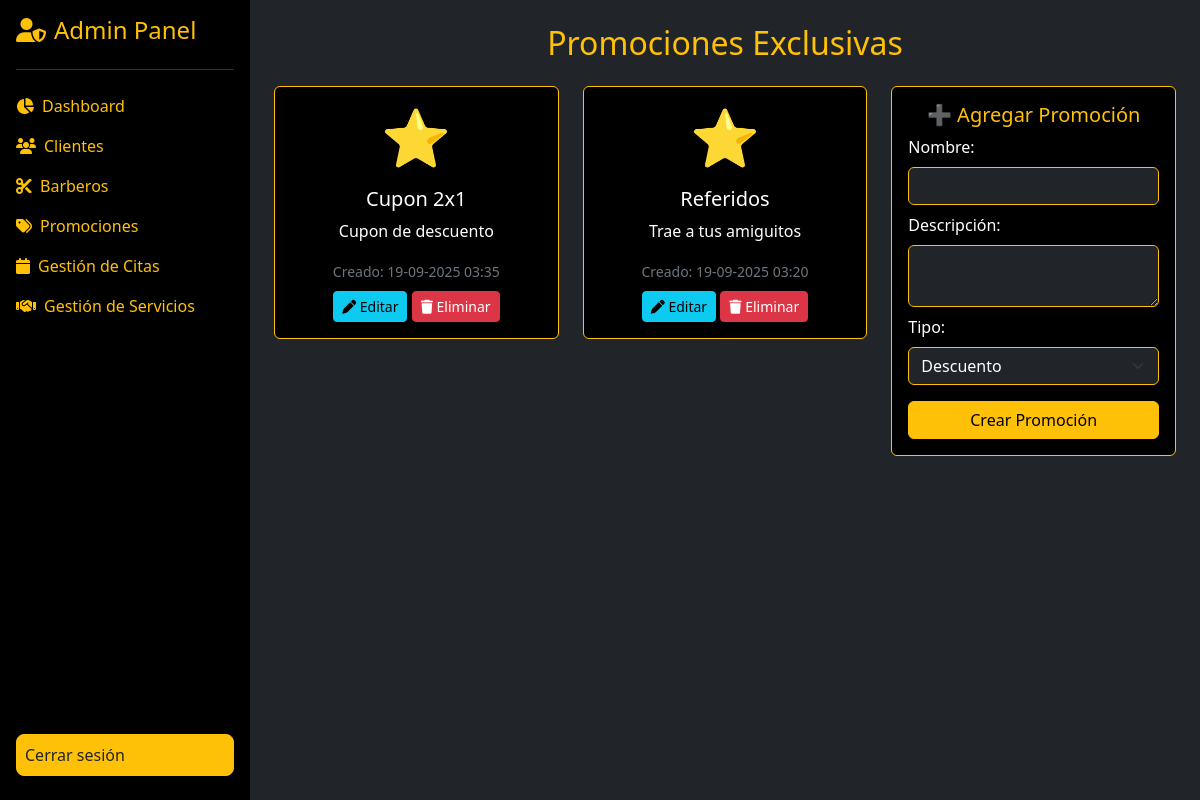
Before: /panel/promociones (signed in) with the older database file.
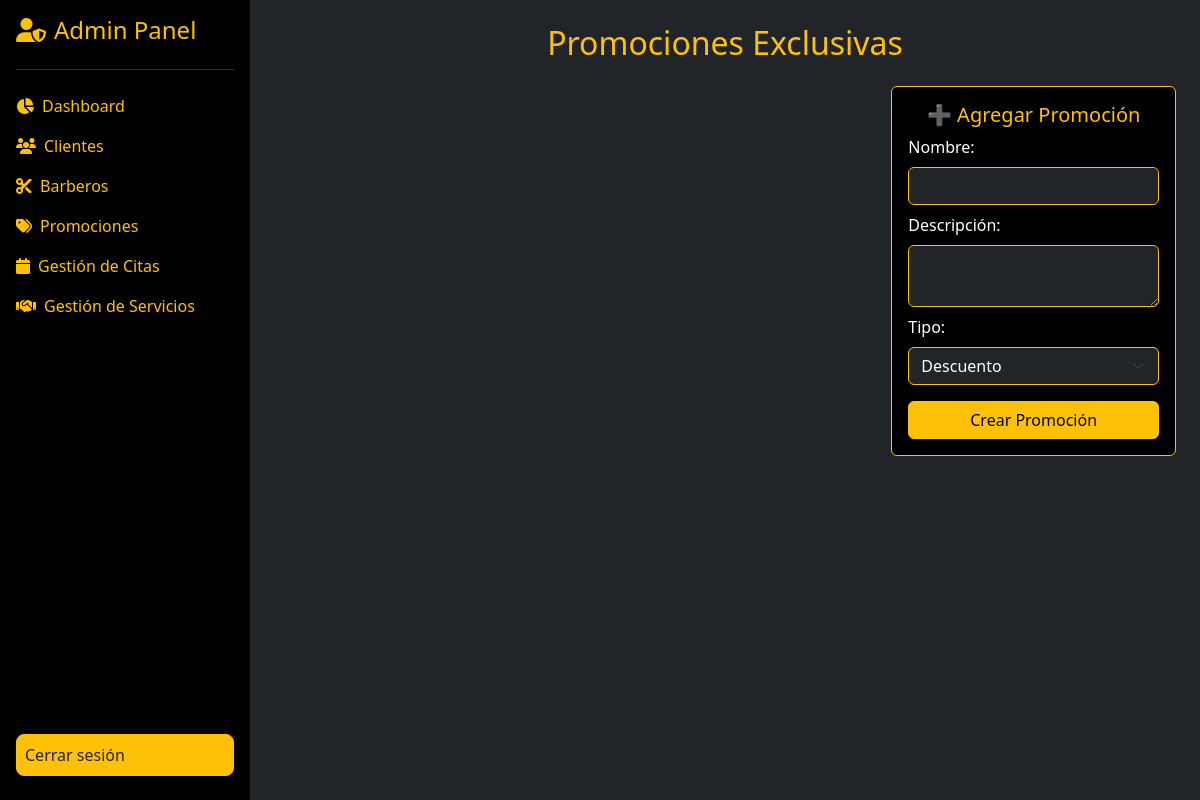
After: the same page with the newer database file.
### tables this page shows
CREATE TABLE `promociones` (
  `id_promocion` int(11) NOT NULL,
  `nombre` varchar(100) NOT NULL,
  `descripcion` text DEFAULT NULL,
  `tipo` enum('descuento','2x1','envio_gratis','regalo','otro') NOT NULL,
  `fecha_creacion` timestamp NOT NULL DEFAULT current_timestamp()
);

### app/modulos/promociones/controlador.php (called while the page is built, shortened)
<?php
require_once __DIR__ . "/modelo.php";
class PromocionesController {
    private $promocion;
    public function __construct() {
        $this->promocion = new Promocion();
    }
    public function index(): void {
        $stmt = $this->promocion->leerTodos();
        $action = "crear";
        require __DIR__ . "/vista/promociones.php";
    }
}

### app/panel/controlador.php (called while the page is built, shortened)
<?php
class PanelController {
    public function index(string $subRoute = "", string $id = "", string $accion = ""): void {
        require __DIR__ . "/vista/layout.php";
    }
}

### index.php (called while the page is built, shortened)
<?php
$requestUri = $_SERVER['REQUEST_URI'];
$basePath = "/barber";
$route = str_replace($basePath, "", $requestUri);
$route = trim($route, "/");
$router = new Router();
$router->handle($route);
?>

### app/config/Database.php (called while the page is built, shortened)
<?php
class Database {
    private $host = "localhost";
    private $db_name = "style_barber";
    private $username = "root";
    private $password = "";
    private $conn;
    public function __construct() {
        try {
            $this->conn = new PDO(
                "mysql:host={$this->host};dbname={$this->db_name};charset=utf8",
                $this->username,
                $this->password
            );
            $this->conn->setAttribute(PDO::ATTR_ERRMODE, PDO::ERRMODE_EXCEPTION);
        } catch (PDOException $e) {
            die(json_encode([
                "success" => false,
                "message" => "Error de conexión: " . $e->getMessage()
            ]));
        }
    }
    public function getConnection(): PDO {
        return $this->conn;
    }
}
?>

### app/modulos/promociones/modelo.php (called while the page is built, shortened)
<?php
require_once __DIR__ . "/../../config/Database.php";
class Promocion {
    private $conn;
    private $table = "promociones";
    public function __construct() {
        $db = new Database();
        $this->conn = $db->getConnection();
    }
    public function leerTodos() {
        $query = "SELECT * FROM {$this->table} ORDER BY fecha_creacion DESC";
        $stmt = $this->conn->prepare($query);
        $stmt->execute();
        return $stmt->fetchAll(PDO::FETCH_ASSOC);
    }
}

### app/modulos/promociones/vista/promociones.php (the view, shortened to what this page needs)
<h2 class="text-center text-warning mb-4">Promociones Exclusivas</h2>
<div class="row g-4">
  <div class="col-md-8">
    <div class="row g-4">
      <?php foreach ($stmt as $row): ?>
      <div class="col-md-6">
        <div class="card bg-black text-white border border-warning">
          <div class="card-body text-center">
            <div class="display-4 mb-3 text-warning">⭐</div>
            <h5 class="card-title"><?= htmlspecialchars($row['nombre']) ?></h5>
            <p class="card-text"><?= htmlspecialchars($row['descripcion']) ?></p>
            <small class="text-secondary">Creado: <?= date("d-m-Y H:i", strtotime($row['fecha_creacion'])) ?></small><br>
            <a href="/barber/panel/promociones/<?= $row['id_promocion'] ?>/editar" class="btn btn-sm btn-info mt-2"><i class="fa fa-pen"></i> Editar</a>
            <a href="/barber/panel/promociones/<?= $row['id_promocion'] ?>/eliminar" class="btn btn-sm btn-danger mt-2" onclick="return confirm('¿Seguro que deseas eliminar esta promoción?');"><i class="fa fa-trash"></i> Eliminar</a>
          </div>
        </div>
      </div>
      <?php endforeach; ?>
    </div>
  </div>
  <div class="col-md-4">
    <div class="card bg-black text-white border border-warning">
      <div class="card-body">
          <h5 class="text-warning text-center"><?= ($action ?? 'crear') === 'editar' ? '✏️ Editar Promoción' : '➕ Agregar Promoción' ?></h5>
          <form method="POST" action="<?= ($action ?? 'crear') === 'editar'
                        ? "/barber/panel/promociones/".($idPromocion ?? '')."/editar"
                        : "/barber/panel/promociones/crear" ?>">
            <div class="mb-2">
              <label class="form-label">Nombre:</label>
              <input type="text" name="nombre" value="<?= htmlspecialchars($promocionData['nombre'] ?? '') ?>" class="form-control bg-dark text-white border-warning" required />
            </div>
            <div class="mb-2">
              <label class="form-label">Descripción:</label>
              <textarea name="descripcion" class="form-control bg-dark text-white border-warning" rows="2" required><?= htmlspecialchars($promocionData['descripcion'] ?? '') ?></textarea>
            </div>
            <div class="mb-3">
              <label class="form-label">Tipo:</label>
              <select name="tipo" class="form-select bg-dark text-white border-warning" required>
                <option value="descuento" <?= ($promocionData['tipo'] ?? '') == "descuento" ? "selected": '' ?>>Descuento</option>
              </select>
            </div>
            <button type="submit" class="btn btn-warning w-100">
                <?= ($action ?? 'crear') === 'editar' ? 'Actualizar' : 'Crear Promoción' ?>
            </button>
          </form>
      </div>
    </div>
  </div>
</div>

Changed rows visible on the page:
removed promociones: nombre "Cupon 2x1", descripcion "Cupon de descuento", fecha_creacion "19-09-2025 03:35"
removed promociones: nombre "Referidos", descripcion "Trae a tus amiguitos", fecha_creacion "19-09-2025 03:20"
